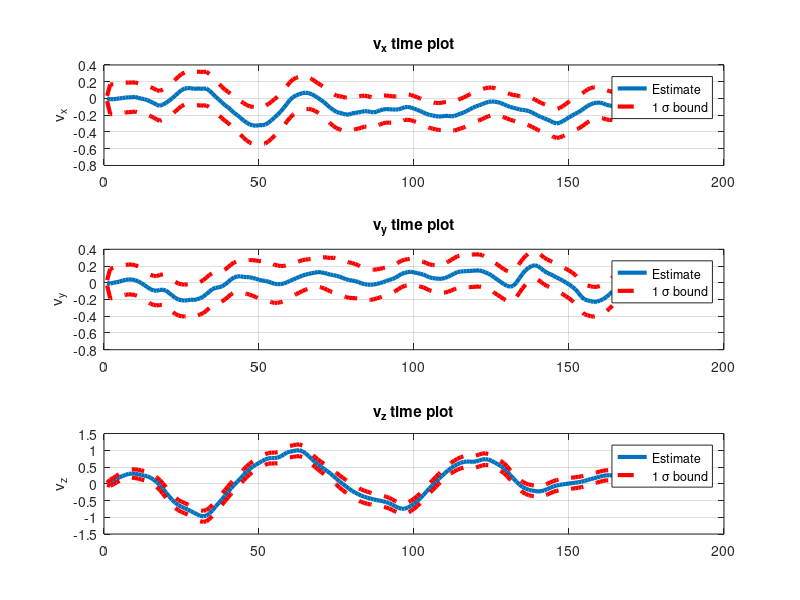

Recreate this plot in MATLAB.
clear all;
clc;
data = csvread('camimucalib_velocity.csv');
velocity = data(:,1:3);
sigma_velocity = data(:, 4:6);

%%

figure('Name','Velocity KF','NumberTitle','off');
subplot(311)
plot(velocity(:,1), 'LineWidth', 3);
hold on;
plot(velocity(:,1) + sigma_velocity(:,1), '--r', 'LineWidth', 3);
hold on;
plot(velocity(:,1) - sigma_velocity(:,1), '--r', 'LineWidth', 3);
hold off;
ylabel('v_x');
grid;
title('v_x time plot');
legend('Estimate', '1 \sigma bound');
subplot(312)
plot(velocity(:,2), 'LineWidth', 3);
hold on;
plot(velocity(:,2) + sigma_velocity(:,2), '--r', 'LineWidth', 3);
hold on;
plot(velocity(:,2) - sigma_velocity(:,2), '--r', 'LineWidth', 3);
hold off;
ylabel('v_y');
grid;
title('v_y time plot');
legend('Estimate', '1 \sigma bound');
subplot(313)
plot(velocity(:,3), 'LineWidth', 3);
hold on;
plot(velocity(:,3) + sigma_velocity(:,3), '--r', 'LineWidth', 3);
hold on;
plot(velocity(:,3) - sigma_velocity(:,3), '--r', 'LineWidth', 3);
hold off;
ylabel('v_z');
grid;
title('v_z time plot');
legend('Estimate', '1 \sigma bound');